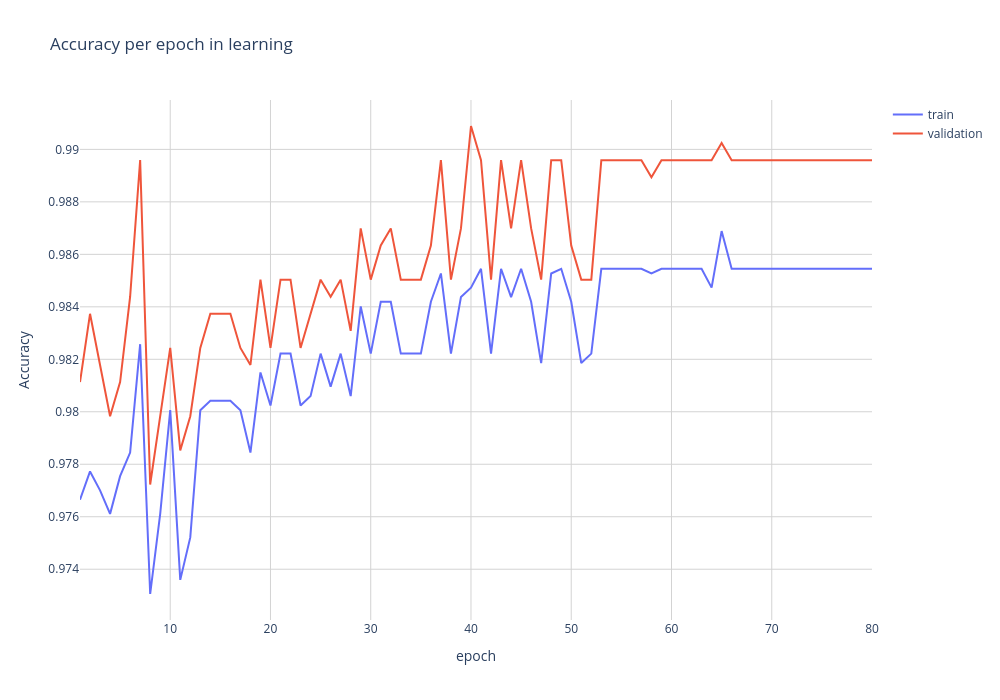

Notebook cell for this chart:
### Markdown cell above
### 5. Output of classification model

#### Convergence plot

### Code cell
epoch_list = np.arange(1, len(train_list)+1)

fig = go.Figure()

fig.add_trace(go.Scatter(
    x=epoch_list,
    y=train_list,
    name="train"       # this sets its legend entry
))


fig.add_trace(go.Scatter(
    x=epoch_list,
    y=val_list,
    name="validation"       # this sets its legend entry
))

fig.update_layout(
    title="Accuracy per epoch in learning",
    xaxis_title="epoch",
    yaxis_title="MSE",
     xaxis = dict(
        title = 'epoch',
        gridcolor='lightgrey'),
    yaxis = dict(
        title = 'Accuracy',
        gridcolor='lightgrey'), 
    paper_bgcolor='rgba(0,0,0,0)',
    plot_bgcolor='rgba(0,0,0,0)',
    width=1000,
    height=700
)

fig.show()

### Figure 1 — Plotly figure (JSON) as saved in the notebook; plotly's stock layout.template omitted (floating-point values rounded to 4 significant figures)
{"data": [{"name": "train", "type": "scatter", "x": [1, 2, 3, 4, 5, 6, 7, 8, 9, 10, 11, 12, 13, 14, 15, 16, 17, 18, 19, 20, 21, 22, 23, 24, 25, 26, 27, 28, 29, 30, 31, 32, 33, 34, 35, 36, 37, 38, 39, 40, 41, 42, 43, 44, 45, 46, 47, 48, 49, 50, 51, 52, 53, 54, 55, 56, 57, 58, 59, 60, 61, 62, 63, 64, 65, 66, 67, 68, 69, 70, 71, 72, 73, 74, 75, 76, 77, 78, 79, 80], "y": [0.9766, 0.9777, 0.977, 0.9761, 0.9775, 0.9784, 0.9826, 0.9731, 0.9761, 0.9801, 0.9736, 0.9752, 0.9801, 0.9804, 0.9804, 0.9804, 0.9801, 0.9784, 0.9815, 0.9802, 0.9822, 0.9822, 0.9802, 0.9806, 0.9822, 0.981, 0.9822, 0.9806, 0.984, 0.9822, 0.9842, 0.9842, 0.9822, 0.9822, 0.9822, 0.9842, 0.9853, 0.9822, 0.9844, 0.9847, 0.9854, 0.9822, 0.9854, 0.9844, 0.9854, 0.9842, 0.9819, 0.9853, 0.9854, 0.9842, 0.9819, 0.9822, 0.9854, 0.9854, 0.9854, 0.9854, 0.9854, 0.9853, 0.9854, 0.9854, 0.9854, 0.9854, 0.9854, 0.9847, 0.9869, 0.9854, 0.9854, 0.9854, 0.9854, 0.9854, 0.9854, 0.9854, 0.9854, 0.9854, 0.9854, 0.9854, 0.9854, 0.9854, 0.9854, 0.9854]}, {"name": "validation", "type": "scatter", "x": [1, 2, 3, 4, 5, 6, 7, 8, 9, 10, 11, 12, 13, 14, 15, 16, 17, 18, 19, 20, 21, 22, 23, 24, 25, 26, 27, 28, 29, 30, 31, 32, 33, 34, 35, 36, 37, 38, 39, 40, 41, 42, 43, 44, 45, 46, 47, 48, 49, 50, 51, 52, 53, 54, 55, 56, 57, 58, 59, 60, 61, 62, 63, 64, 65, 66, 67, 68, 69, 70, 71, 72, 73, 74, 75, 76, 77, 78, 79, 80], "y": [0.9811, 0.9837, 0.9818, 0.9798, 0.9811, 0.9844, 0.9896, 0.9772, 0.9798, 0.9824, 0.9785, 0.9798, 0.9824, 0.9837, 0.9837, 0.9837, 0.9824, 0.9818, 0.985, 0.9824, 0.985, 0.985, 0.9824, 0.9837, 0.985, 0.9844, 0.985, 0.9831, 0.987, 0.985, 0.9863, 0.987, 0.985, 0.985, 0.985, 0.9863, 0.9896, 0.985, 0.987, 0.9909, 0.9896, 0.985, 0.9896, 0.987, 0.9896, 0.987, 0.985, 0.9896, 0.9896, 0.9863, 0.985, 0.985, 0.9896, 0.9896, 0.9896, 0.9896, 0.9896, 0.9889, 0.9896, 0.9896, 0.9896, 0.9896, 0.9896, 0.9896, 0.9902, 0.9896, 0.9896, 0.9896, 0.9896, 0.9896, 0.9896, 0.9896, 0.9896, 0.9896, 0.9896, 0.9896, 0.9896, 0.9896, 0.9896, 0.9896]}], "layout": {"height": 700, "paper_bgcolor": "rgba(0, 0, 0, 0)", "plot_bgcolor": "rgba(0, 0, 0, 0)", "title": {"text": "Accuracy per epoch in learning"}, "width": 1000, "xaxis": {"autorange": true, "gridcolor": "lightgrey", "range": [1, 80], "title": {"text": "epoch"}, "type": "linear"}, "yaxis": {"autorange": true, "gridcolor": "lightgrey", "range": [0.9721, 0.9919], "title": {"text": "Accuracy"}, "type": "linear"}}}
